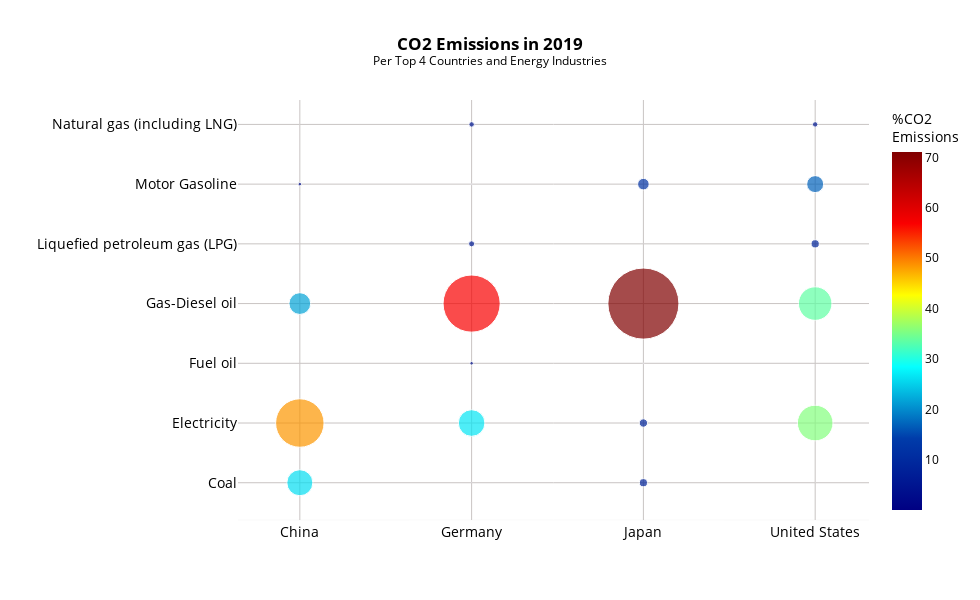

Notebook cell for this chart:
### Markdown cell above
## III. Create the Bubble Chart Final (Clean up Layout)

### Code cell
# Create the layout of the chart
title = "<b>CO2 Emissions in 2019</b><br><sup>Per Top 4 Countries and Energy Industries</sup>"
layout = go.Layout(width=980, height=600, plot_bgcolor="white", paper_bgcolor="white",
                   showlegend = False, 
                   title = {'text' : title, 'x':0.5, 'xanchor': 'center'}, 
                   font = {"color" : 'black'})

# Create the figure
fig = go.Figure( layout = layout)

# Create the base Scatter Plot
fig.add_trace(go.Scatter(
    # X and Y axis
    x=energy["Area"],
    y=energy["Item"],
    
    # The marker shape and size
    mode='markers', 
    hovertemplate="Country: %{x}<br>" +
                  "Industry: %{y}<br>" +
                  "CO2 Emissions: %{marker.size:,}%" +
                  "<extra></extra>",
    
    marker=dict(color=energy["Perc"],
                size=energy["Perc"],
                showscale=True,
                colorbar=dict(title='%CO2<br>Emissions'),
                opacity=0.7,
                colorscale='Jet')
))

# Update the x and y axis
fig.update_xaxes(showline=True, linewidth=0.1, linecolor='#c9c4c3', gridcolor='#c9c4c3',
                 tickfont=dict(size=14, color='black'), 
                 title="", showgrid=True, tickangle=0)

fig.update_yaxes(showline=False, linewidth=0.1, gridcolor='#c9c4c3',
                 tickfont=dict(size=14, color='black'), 
                 title="", showgrid=True)

# Show the graph
fig.show()

# Save SVG
fig.write_image("Graphs/CO2_emissions.svg")

### Figure 1 — Plotly figure (JSON) as saved in the notebook; plotly's stock layout.template omitted (floating-point values rounded to 4 significant figures)
{"data": [{"hovertemplate": "Country: %{x}<br>Industry: %{y}<br>CO2 Emissions: %{marker.size:,}%<extra></extra>", "marker": {"color": [26.01, 48.46, 0.04, 21.74, 0.11, 3.51, 0.14, 0.36, 26.61, 3.59, 57.13, 6.07, 0.81, 5.43, 8.13, 8.33, 0.73, 71.05, 0.16, 11.56, 0.03, 0.18, 35.63, 0.01, 33.54, 8.21, 16.98, 5.45], "colorbar": {"title": {"text": "%CO2<br>Emissions"}}, "colorscale": [[0, "rgb(0,0,131)"], [0.2, "rgb(0,60,170)"], [0.4, "rgb(5,255,255)"], [0.6, "rgb(255,255,0)"], [0.8, "rgb(250,0,0)"], [1, "rgb(128,0,0)"]], "opacity": 0.7, "showscale": true, "size": [26.01, 48.46, 0.04, 21.74, 0.11, 3.51, 0.14, 0.36, 26.61, 3.59, 57.13, 6.07, 0.81, 5.43, 8.13, 8.33, 0.73, 71.05, 0.16, 11.56, 0.03, 0.18, 35.63, 0.01, 33.54, 8.21, 16.98, 5.45]}, "mode": "markers", "type": "scatter", "x": ["China", "China", "China", "China", "China", "China", "China", "Germany", "Germany", "Germany", "Germany", "Germany", "Germany", "Germany", "Japan", "Japan", "Japan", "Japan", "Japan", "Japan", "Japan", "United States", "United States", "United States", "United States", "United States", "United States", "United States"], "y": ["Coal", "Electricity", "Fuel oil", "Gas-Diesel oil", "Liquefied petroleum gas (LPG)", "Motor Gasoline", "Natural gas (including LNG)", "Coal", "Electricity", "Fuel oil", "Gas-Diesel oil", "Liquefied petroleum gas (LPG)", "Motor Gasoline", "Natural gas (including LNG)", "Coal", "Electricity", "Fuel oil", "Gas-Diesel oil", "Liquefied petroleum gas (LPG)", "Motor Gasoline", "Natural gas (including LNG)", "Coal", "Electricity", "Fuel oil", "Gas-Diesel oil", "Liquefied petroleum gas (LPG)", "Motor Gasoline", "Natural gas (including LNG)"]}], "layout": {"font": {"color": "black"}, "height": 600, "paper_bgcolor": "white", "plot_bgcolor": "white", "showlegend": false, "title": {"text": "<b>CO2 Emissions in 2019</b><br><sup>Per Top 4 Countries and Energy Industries</sup>", "x": 0.5, "xanchor": "center"}, "width": 980, "xaxis": {"gridcolor": "#c9c4c3", "linecolor": "#c9c4c3", "linewidth": 0.1, "showgrid": true, "showline": true, "tickangle": 0, "tickfont": {"color": "black", "size": 14}, "title": {"text": ""}}, "yaxis": {"gridcolor": "#c9c4c3", "linewidth": 0.1, "showgrid": true, "showline": false, "tickfont": {"color": "black", "size": 14}, "title": {"text": ""}}}}
